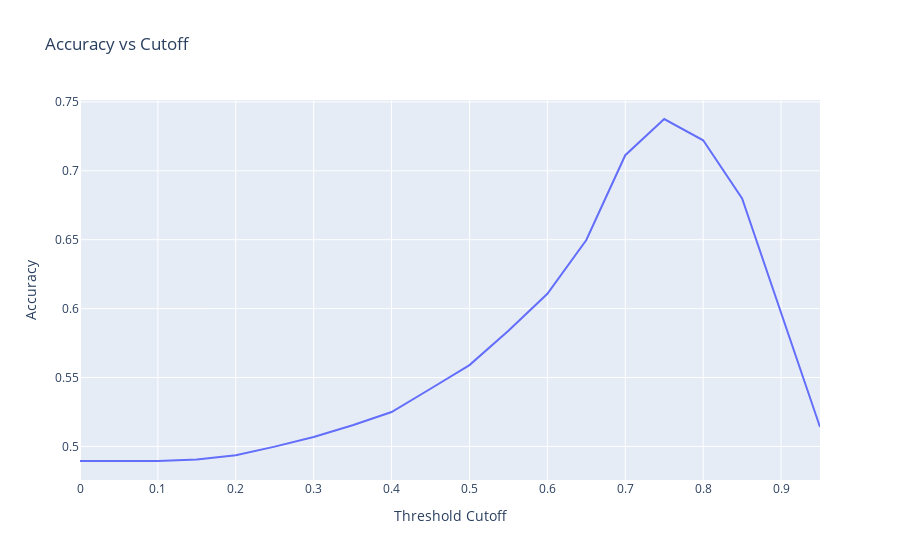

Write notebook code for a chart like this one.
### Code cell
percentages = np.arange(0, 1, 0.05)
accuracy = []
for cutoff in percentages:
    y_pred = [1 if proba[1] > cutoff else 0 for proba in y_pred_proba]
    accurate = sum(y_pred == y_test_true) / len(y_test_true)
    accuracy.append(accurate)
    
data = {
    'Cutoff': percentages,
    'Accuracy': accuracy
}

accutacy_table = pd.DataFrame(data)

# Create a line plot
fig = px.line(accutacy_table, x='Cutoff', y='Accuracy', title='Accuracy vs Cutoff',
              labels={'Cutoff': 'Threshold Cutoff', 'Accuracy': 'Accuracy'})
fig.show()

### Figure 1 — Plotly figure (JSON) as saved in the notebook; plotly's stock layout.template omitted (floating-point values rounded to 4 significant figures)
{"data": [{"hovertemplate": "Threshold Cutoff=%{x}<br>Accuracy=%{y}<extra></extra>", "legendgroup": "", "line": {"color": "#636efa", "dash": "solid"}, "marker": {"symbol": "circle"}, "mode": "lines", "name": "", "orientation": "v", "showlegend": false, "type": "scatter", "x": [0.0, 0.05, 0.1, 0.15, 0.2, 0.25, 0.3, 0.35, 0.4, 0.45, 0.5, 0.55, 0.6, 0.65, 0.7, 0.75, 0.8, 0.85, 0.9, 0.95], "xaxis": "x", "y": [0.4894, 0.4894, 0.4894, 0.4906, 0.4935, 0.4999, 0.5069, 0.5154, 0.525, 0.5419, 0.559, 0.584, 0.6107, 0.6498, 0.7113, 0.7376, 0.7222, 0.6799, 0.5963, 0.5141], "yaxis": "y"}], "layout": {"legend": {"tracegroupgap": 0}, "title": {"text": "Accuracy vs Cutoff"}, "xaxis": {"anchor": "y", "domain": [0, 1], "title": {"text": "Threshold Cutoff"}}, "yaxis": {"anchor": "x", "domain": [0, 1], "title": {"text": "Accuracy"}}}}
